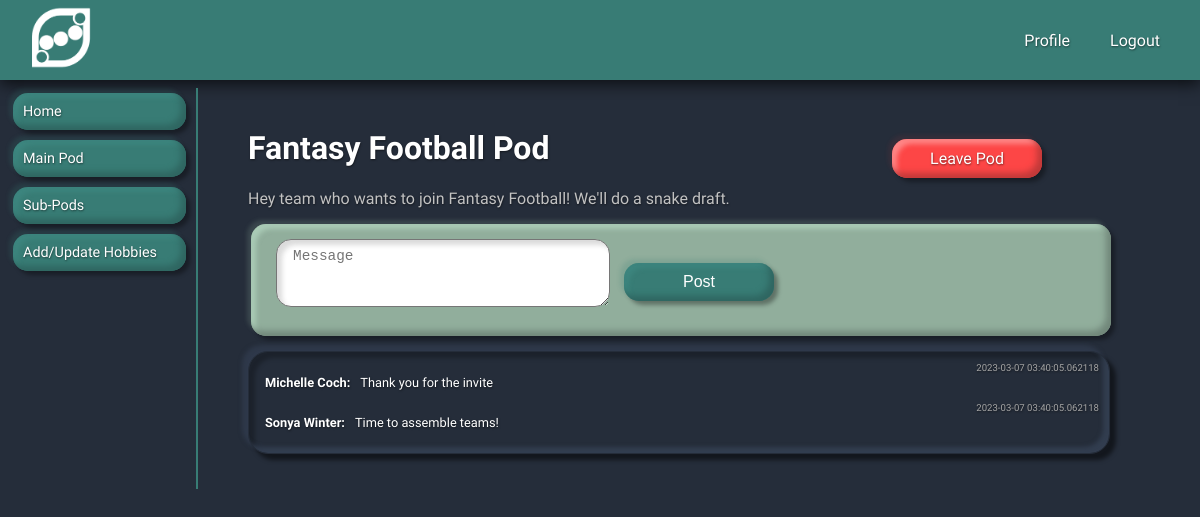
Screenshot of /sub_pods/4 (signed in) with the database file from the repository.
### models.py (models this page shows, shortened)
class SubPod(db.Model):
    __tablename__ = 'sub_pods'
    id = db.Column(db.Integer, primary_key=True, autoincrement=True)
    pod_id = db.Column(db.Integer, db.ForeignKey('pods.id'))
    name = db.Column(db.String(30), unique=True, nullable=False)
    description = db.Column(db.Text)

class SubPodMessage(db.Model):
    __tablename__ = 'messages_in_sub_pod'
    id = db.Column(db.Integer, primary_key=True, autoincrement=True)
    contents = db.Column(db.Text, nullable=False)
    timestamp = db.Column(db.DateTime, nullable=False, default=datetime.utcnow())
    user_id = db.Column(db.Integer, db.ForeignKey('users.id', ondelete='cascade'))
    pod_id = db.Column(db.Integer, db.ForeignKey('pods.id', ondelete='cascade'))
    sub_pod_id = db.Column(db.Integer, db.ForeignKey('sub_pods.id', ondelete='cascade'))

class User(db.Model):
    __tablename__ = 'users'
    id = db.Column(db.Integer, primary_key=True, autoincrement=True)
    username = db.Column(db.String(20), unique=True, nullable=False)
    password = db.Column(db.Text, nullable=False)
    first_name = db.Column(db.String(50), nullable=False)
    last_name = db.Column(db.String(50), nullable=False)
    email = db.Column(db.Text, nullable=False, unique=True)
    city = db.Column(db.Text, nullable=False)
    state = db.Column(db.Text, nullable=False)
    lat_lng = db.Column(db.Text)
    pods = db.relationship('Pod', secondary="pod_users", backref='user')
    sub_pods = db.relationship('SubPod', secondary="sub_pod_users", backref='user')
    hobbies = db.relationship('Hobby', secondary='user_hobbies', backref='user')
    pod_messages = db.relationship('PodMessage', backref='pod_user')
    sub_pod_messages = db.relationship('SubPodMessage', backref='sub_pod_user')

### app.py (the view, shortened to what this page needs)
@app.route('/sub_pods/<int:sub_pod_id>', methods=['GET', 'POST'])
def sub_pod_home(sub_pod_id):
    if not g.user:
        flash("Access unauthorized.", "error")
        return redirect("/")
    user, pod, pod_member = is_pod_member()
    member_of_sub_pod = SubPodUser.query.filter(SubPodUser.sub_pod_id==sub_pod_id,SubPodUser.user_id==user.id).first()
    if not member_of_sub_pod:
        flash("Access unauthorized.", "error")
        return redirect("/")
    sub_pod_messages = SubPodMessage.query.filter(SubPodMessage.sub_pod_id==sub_pod_id).order_by(SubPodMessage.timestamp.desc()).all()
    sub_pod = SubPod.query.get(sub_pod_id)
    form = MessageForm()
    return render_template('/pods/sub_pod.html', form=form,
                           sub_pod=sub_pod,
                           sub_pod_messages=sub_pod_messages,
                           user=user,
                           pod_member=pod_member)

### forms.py
class MessageForm(FlaskForm):
    contents = TextAreaField('Message', validators=[DataRequired(), Length(min=1,max=180)])

### app.py (called while the page is built)
def is_pod_member():
    if g.user:
        user = User.query.get(int(session[CURRENT_USER]))
        empty_tupple = (None,None,None)
        if user:
            main_pod = user.pods
            if main_pod:
                main_pod = user.pods[0]
                pod_member = PodUser.query.filter(PodUser.pod_id==main_pod.id, PodUser.user_id==user.id).first()
                if pod_member:
                    return user, main_pod, pod_member
                else:
                    return empty_tupple
            else:
                return empty_tupple

@app.before_request
def add_user_to_g():
    if CURRENT_USER in session:
        g.user = User.query.get(session[CURRENT_USER])
    else:
        g.user = None

### templates/pods/sub_pod.html (shortened to what this page needs)
{% extends '/users/user_menu.html' %}
{% block dashboard %}
<h1 class="main_title">{{ sub_pod.name }} Pod</h1>
<a href='/sub_pods/{{sub_pod.id}}/leave/user/{{pod_member.user_id}}'>
    <div type="button" class="button-leave">Leave Pod</div>
    </a>
<p class="content_text">{{ sub_pod.description }}</p>
<div class='sub_pod_message_container'>
    <form method="POST" id="user_form">
        {% for field in form if field.widget.input_type != 'hidden' %}
        {{ field(placeholder=field.label.text, class="message_field") }}
        {% endfor %}
        <button class="button-message">Post</button>
    </form>
</div>
<div class="indented_container">
    {% for message in sub_pod_messages %}
    <div>
        <p class="pod_thumbnail_text_title white_font">
            {{ message.sub_pod_user.first_name }} {{ message.sub_pod_user.last_name }}:
        </p>
        <p class='inline_text small_font white_font'>{{ message.contents }}</p>
        <p class='timestamp'>{{ message.timestamp }}</p>
    </div>
    {% endfor %}
</div>
{% endblock %}

### static/app.css (style rules this page uses)
body { margin: 0px; padding: 0px; font-family: 'Varela Round', sans-serif; background-color: #252D3A; text-shadow: 0.5px 0.5px 2px rgba(0, 0, 0, 0.5); }
a { text-decoration: none; }
* { scrollbar-width: thin; scrollbar-color: #387C75 white; }
.sub_pod_message_container { white-space: normal; width: 70vw; margin: 3px; padding: 5px 5px 5px 15px; border-radius: 10px; background-color: #91AE9C; color: #000000; border-radius: 15px; box-shadow: -4px -4px 4px rgba(145, 174, 156, 0.2), 4px 4px 4px rgba(0, 0, 0, 0.35), inset -5px -5px 6px #71877A, inset 5px 5px 5px rgba(195, 233, 210, 0.5); }
.indented_container { width: 70vw; margin: 15px 0px; padding: 10px; background: #252D3A; border: 1px solid #252D3A; box-shadow: -6px -6px 4px rgba(56, 68, 89, 0.5), 6px 6px 4px rgba(2, 2, 2, 0.5), inset -6px -6px 4px rgba(56, 68, 89, 0.7), inset 6px 6px 4px rgba(2, 2, 2, 0.26); border-radius: 20px; }
.button-message { position: relative; top: -30px; display: inline-block; width: 150px; margin-top: 20px; margin-left: auto; margin-right: auto; background-color: #387C75; color: white; padding: 10px 0px; border: none; border-radius: 15px; text-align: center; font-size: 1rem; box-shadow: -4px -4px 4px rgba(56, 124, 117, 0.2), 4px 4px 4px rgba(0, 0, 0, 0.35), inset -5px -5px 6px #2F6661, inset 5px 5px 5px rgba(74, 163, 154, 0.25); }
.button-leave { float: right; margin-top: -50px; margin-right: 100px; width: 150px; background-color: #FD4646; color: white; padding: 10px 0px; border: none; border-radius: 15px; text-align: center; font-size: 1rem; box-shadow: -4px -4px 4px rgba(253, 70, 70, 0.08), 4px 4px 4px rgba(0, 0, 0, 0.35), inset -5px -5px 6px #C03939, inset 5px 5px 5px rgba(255, 197, 197, 0.5); }
.pod_thumbnail_text_title { display: inline-block; font-size: 0.8rem; font-weight: bold; padding: 3px; margin: 3px; }
.message_field { display: inline-block; margin: 10px; font-size: 0.9rem; padding: 8px 16px; width: 300px; height: 50px; border-radius: 15px; color: #000000; border-radius: 15px; box-shadow: inset 5px 5px 5px rgba(73, 73, 73, 0.2); }
.timestamp { margin: 0px; padding: 0px; font-size: 0.6rem; color: rgb(165, 165, 165); float: right; }
.inline_text { display: inline-block; }
.small_font { font-size: 0.8rem; }
.main_title { color: white; }
.content_text { color: rgb(194, 194, 194); }
.white_font { color: white; }

### rows the page displays
SubPod: name "Fantasy Football", description "Hey team who wants to join Fantasy Football! We'll do a snake draft."
SubPodMessage: sub_pod_user.first_name "Michelle", sub_pod_user.last_name "Coch", contents "Thank you for the invite", timestamp "2023-03-07 03:40:05.062118"
SubPodMessage: sub_pod_user.first_name "Sonya", sub_pod_user.last_name "Winter", contents "Time to assemble teams!", timestamp "2023-03-07 03:40:05.062118"
